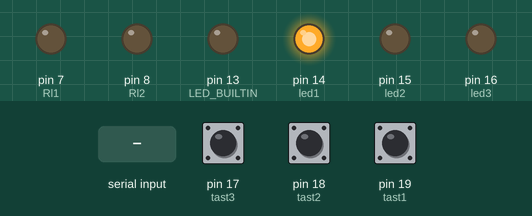
A sketch run on a simulated Arduino Nano, built with avr-gcc and run on an emulated ATmega328P. Shown: output pins drawn as LEDs (lit = HIGH). The inputs (shaded band) are chosen by the test bench; at power-on: pin 17 (tast3) HIGH, pin 18 (tast2) HIGH, pin 19 (tast1) HIGH.

Above: at 1.5 s.
1.6 s: "Ant1" received over Serial
At 2.1 s:
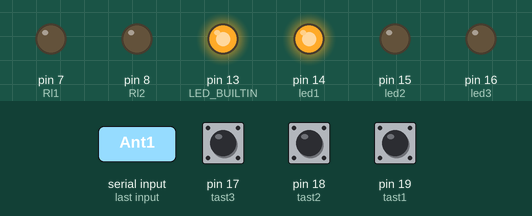
4.4 s: pin 17 (tast3) pulled LOW for 0.15 s
At 5.4 s:
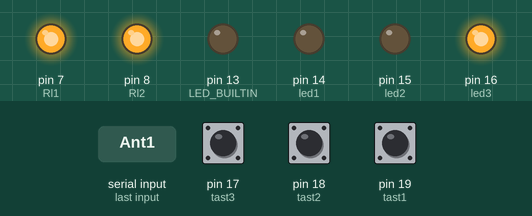
6.0 s: pin 18 (tast2) pulled LOW for 0.15 s
At 6.6 s:
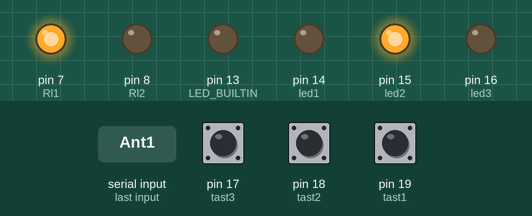
7.6 s: "Ant2" received over Serial
At 8.5 s:
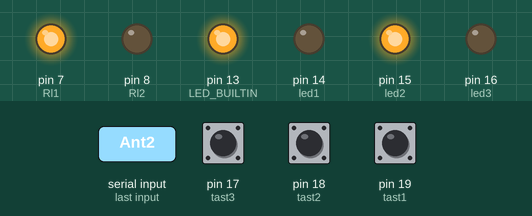
10.4 s: "Ant3" received over Serial
At 11.66 s:
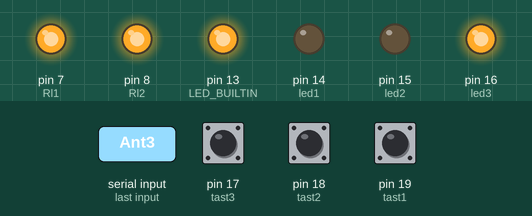
13.2 s: pin 18 (tast2) pulled LOW for 1 s
At 14.5 s:
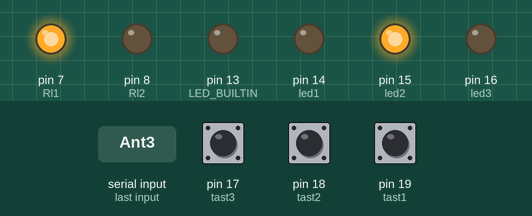
Timing chart, 0 to 16.2 s (numbered marks = the images above; inputs shaded):
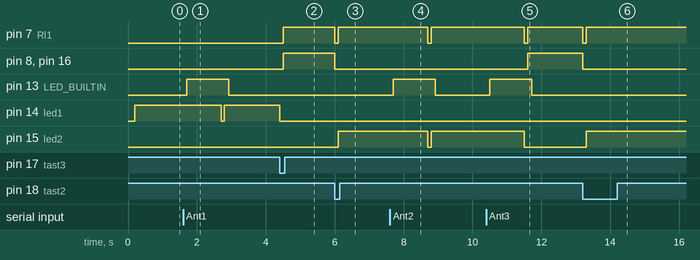

Measured:
- after the input at 1.6 s, pin 13 (LED_BUILTIN): LOW → HIGH after 0.10 s, → LOW 1.2 s later; pin 14 (led1): HIGH → LOW after 1.1 s, → HIGH 0.10 s later
- after the input at 4.4 s, pin 7 (Rl1), pin 8 (Rl2), pin 16 (led3): LOW → HIGH after 0.10 s; pin 14 (led1): HIGH → LOW at once
- after the input at 6.0 s, pin 7 (Rl1): HIGH → LOW at once, → HIGH 0.10 s later; pin 8 (Rl2), pin 16 (led3): HIGH → LOW at once; pin 15 (led2): LOW → HIGH after 0.10 s
- after the input at 7.6 s, pin 7 (Rl1), pin 15 (led2): HIGH → LOW after 1.1 s, → HIGH 0.10 s later; pin 13 (LED_BUILTIN): LOW → HIGH after 0.10 s, → LOW 1.2 s later
- after the input at 10.4 s, pin 7 (Rl1): HIGH → LOW after 1.1 s, → HIGH 0.10 s later; pin 8 (Rl2), pin 16 (led3): LOW → HIGH after 1.2 s; pin 13 (LED_BUILTIN): LOW → HIGH after 0.10 s, → LOW 1.2 s later; pin 15 (led2): HIGH → LOW after 1.1 s
- after the input at 13.2 s, pin 7 (Rl1): HIGH → LOW at once, → HIGH 0.10 s later; pin 8 (Rl2), pin 16 (led3): HIGH → LOW at once; pin 15 (led2): LOW → HIGH after 0.10 s

The sketch:

Ardu_Nano_AntSwitch__20260123.ino
```cpp
/*
Arduino Nano Steuerprogramm für Antennenumschalter
drei Antennen an einem Kabel
Stromversorgung via Koaxkabel
DL1YAR Januar 2026
Version   2026-01-20
Ant_Switch_Shack.kicad_pro
---Script zur Umschaltung----------------
stty -F /dev/Arduino 9600 -parenb -parodd -cmspar cs8 -hupcl -cstopb cread clocal -crtscts -ignbrk brkint ignpar -parmrk -inpck -istrip -inlcr -igncr -icrnl ixon -ixoff -iuclc -ixany -imaxbel -iutf8 -opost -olcuc -ocrnl -onlcr -onocr -onlret -ofill -ofdel nl0 cr0 tab0 bs0 vt0 ff0 -isig -icanon iexten -echo echoe echok -echonl -noflsh -xcase -tostop -echoprt echoctl echoke -flusho -extproc
echo Ant3 > /dev/Arduino
-------------------------
Komandozeile zum Auslesen----------
stty -a < /dev/Arduino
------------------------

*/
uint16_t baud =9600;
//Pinbelegung
const int  Rl1 = 7; // Relay
const int  Rl2 = 8; // Relais

const int led1 = 14;//2;
const int led2 = 15;//3;
const int led3 = 16;//4;

const int tast1 = 19;//6;
const int tast2 = 18;//7;
const int tast3 = 17;//8;

void LED_aus(){
  digitalWrite(LED_BUILTIN, LOW);   // turn the LED off
}
void LED_ein(){
  digitalWrite(LED_BUILTIN, HIGH);  // turn the LED on
}

void relais_aus(){
  digitalWrite(Rl1,LOW );
  digitalWrite(Rl2,LOW );
  digitalWrite(led3,LOW);
  digitalWrite(led2,LOW);
  digitalWrite(led1,LOW);

  delay(100);
}
void antenne1(){
  relais_aus();
  digitalWrite(led1,HIGH);
  do{
  delay(100);
    }while(digitalRead(tast1) == LOW);
}
void antenne2(){
  relais_aus();
  digitalWrite(Rl1,HIGH );
  digitalWrite(led2,HIGH);
   do{
  delay(100);
    }while(digitalRead(tast2) == LOW);
}
void antenne3(){
  relais_aus();
  digitalWrite(Rl2,HIGH );
   digitalWrite(Rl1,HIGH );
  digitalWrite(led3,HIGH);
   do{
  delay(100);
    }while(digitalRead(tast3) == LOW);
}

void setup() {
  // put your setup code here, to run once:
  pinMode(Rl1,OUTPUT);
  pinMode(Rl2,OUTPUT);
  pinMode(led1,OUTPUT);
  pinMode(led2,OUTPUT);
  pinMode(led3,OUTPUT);
  pinMode(tast1,INPUT_PULLUP);
  pinMode(tast2,INPUT_PULLUP);
  pinMode(tast3,INPUT_PULLUP);
  pinMode(LED_BUILTIN, OUTPUT);

  relais_aus();
  antenne1();
  Serial.begin(baud);
  LED_aus();

}

void loop() {
  // put your main code here, to run repeatedly:
  if(digitalRead(tast1) == LOW) {antenne1();}
  if(digitalRead(tast2) == LOW) {antenne2();}
  if(digitalRead(tast3) == LOW) {antenne3();}


 if (Serial.available()) {
    delay(100); // Delay um das Steuerkomando vollständig zu emfangen
     LED_ein();
 String my = Serial.readString();
   my = my.substring(0,4);

    if (my =="Ant1") {
       antenne1();
      };
    if (my =="Ant2") {
      antenne2();
      };
     if (my =="Ant3") {
          antenne3();
      };
      delay(20);
      LED_aus();//serielle Eingabe
 }

}
```
